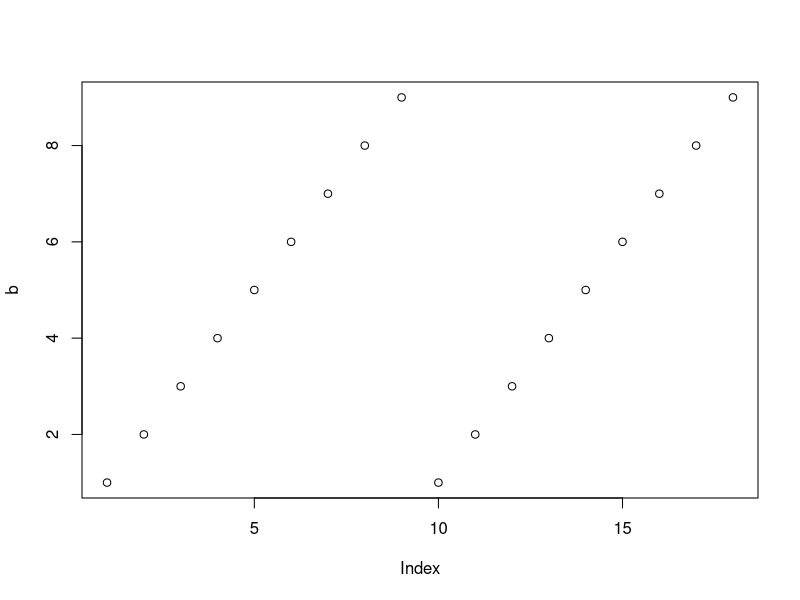

Generate this figure with R:
a = 12**12
a

b = c(1,2,3,4,5,6,7,8,9,1,2,3,4,5,6,7,8,9)
plot(b)
 patata <- 0
 
 
 vitor <- "me gustan las pichulas"